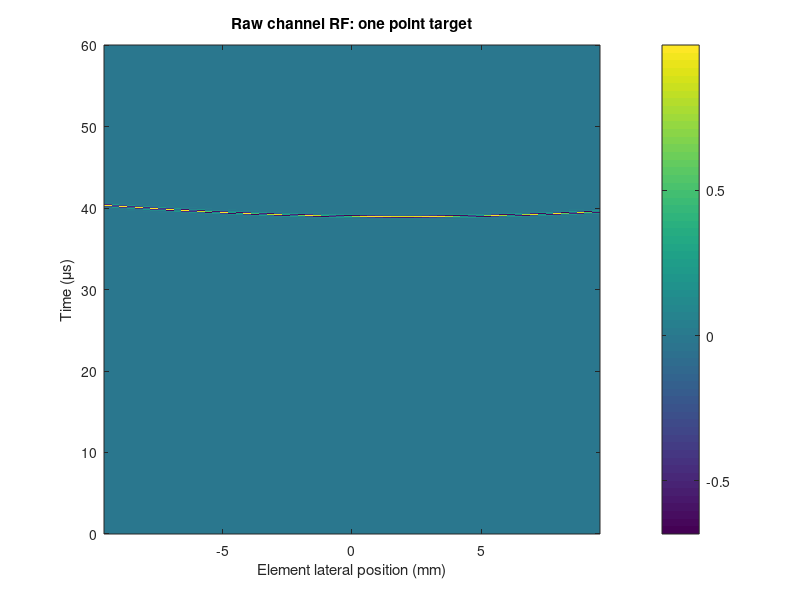
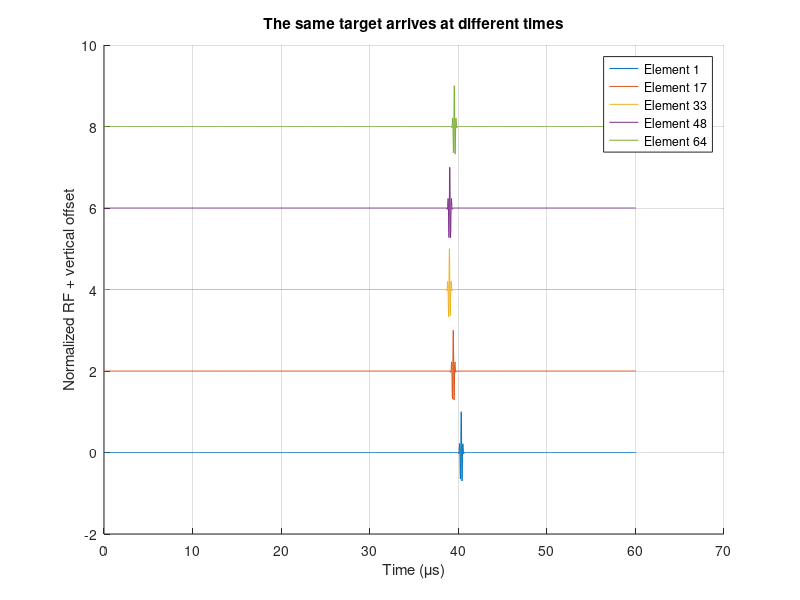
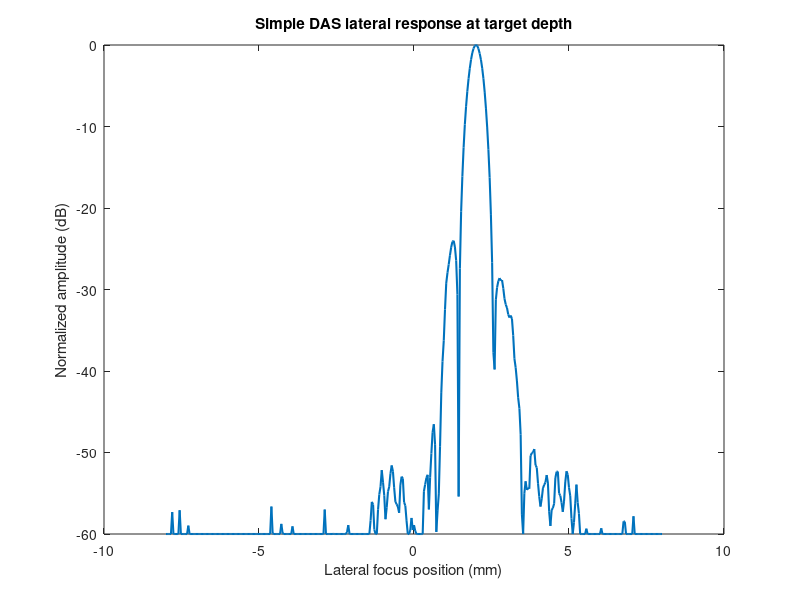

Write MATLAB code to recreate these figures, in order. (Note: this script raises an error after producing the figures.)
%% demo_synthetic_point_target.m
% Self-contained DAS teaching demo.
%
% No USTB and no external data are required.
%
% Model:
%   - 1-D linear receive array
%   - broadside plane-wave transmit
%   - one point scatterer
%   - homogeneous medium with constant sound speed
%   - Gaussian-modulated sinusoidal pulse
%
% Purpose:
%   1) visualize different echo arrival times across elements;
%   2) see why delay compensation is required;
%   3) form a simple lateral DAS response at the target depth.
%
% This is a teaching model, not a complete scanner simulator.

clear;
clc;
close all;

%% Physical and acquisition parameters
c = 1540;               % sound speed [m/s]
fs = 40e6;              % sampling frequency [Hz]
fc = 5e6;               % pulse center frequency [Hz]

n_elements = 64;
pitch = 0.30e-3;        % element pitch [m]

element_x = ((0:n_elements-1) - (n_elements-1)/2) * pitch;

% One point scatterer
target_x = 2.0e-3;      % [m]
target_z = 30e-3;       % [m]
target_amplitude = 1.0;

% Broadside plane-wave transmit:
% the wavefront reaches depth z after z/c.
tau_tx_target = target_z / c;

%% Time axis
max_depth = 45e-3;
t_end = 2 * max_depth / c + 8 / fc;
t = (0:1/fs:t_end).';
n_samples = numel(t);

%% Pulse model
% Gaussian envelope width: chosen only for an intuitive narrow-band pulse.
sigma_t = 0.55 / fc;

channel_rf = zeros(n_samples, n_elements);

for m = 1:n_elements
    rx_distance = sqrt((target_x - element_x(m))^2 + target_z^2);
    tau_rx = rx_distance / c;
    tau_total = tau_tx_target + tau_rx;

    dt = t - tau_total;
    pulse = exp(-(dt.^2) / (2*sigma_t^2)) .* cos(2*pi*fc*dt);

    channel_rf(:, m) = target_amplitude * pulse;
end

%% Figure 1: raw channel RF
figure('Color', 'w');
imagesc(element_x * 1e3, t * 1e6, channel_rf);
axis xy;
xlabel('Element lateral position (mm)');
ylabel('Time (\mus)');
title('Raw channel RF: one point target');
colorbar;

%% Figure 2: several channel waveforms
selected = round(linspace(1, n_elements, 5));

figure('Color', 'w');
hold on;
offset = 0;
for k = 1:numel(selected)
    m = selected(k);
    trace = channel_rf(:, m);
    trace = trace / max(abs(trace) + eps);
    plot(t * 1e6, trace + offset, 'DisplayName', sprintf('Element %d', m));
    offset = offset + 2;
end
xlabel('Time (\mus)');
ylabel('Normalized RF + vertical offset');
title('The same target arrives at different times');
legend('Location', 'best');
grid on;

%% DAS lateral scan at the true target depth
x_scan = linspace(-8e-3, 8e-3, 401);
das = zeros(size(x_scan));

for ix = 1:numel(x_scan)
    x_focus = x_scan(ix);
    z_focus = target_z;

    % Broadside PW transmit delay at the candidate point
    tau_tx = z_focus / c;

    focused_samples = zeros(1, n_elements);

    for m = 1:n_elements
        rx_distance = sqrt((x_focus - element_x(m))^2 + z_focus^2);
        tau_rx = rx_distance / c;
        tau_total = tau_tx + tau_rx;

        % Linear interpolation: explicit sub-sample delay sampling.
        focused_samples(m) = interp1( ...
            t, channel_rf(:, m), tau_total, 'linear', 0);
    end

    % Uniform-aperture DAS
    das(ix) = sum(focused_samples);
end

%% Normalize lateral response
% Use abs() rather than hilbert() so this demo does not require
% Signal Processing Toolbox. This is an RF sample-magnitude response,
% not a full envelope-detected B-mode image.
reference_peak = max(abs(das)) + eps;
das_mag = abs(das) / reference_peak;
das_db = 20 * log10(das_mag + eps);
das_db(das_db < -60) = -60;

figure('Color', 'w');
plot(x_scan * 1e3, das_db, 'LineWidth', 1.5);
xlabel('Lateral focus position (mm)');
ylabel('Normalized amplitude (dB)');
title('Simple DAS lateral response at target depth');
ylim([-60 0]);
xline(target_x * 1e3, '--', 'True target x');
grid on;

%% Compare with a wrong sound speed
c_wrong = 1450;
das_wrong = zeros(size(x_scan));

for ix = 1:numel(x_scan)
    x_focus = x_scan(ix);
    z_focus = target_z;

    tau_tx = z_focus / c_wrong;

    focused_samples = zeros(1, n_elements);
    for m = 1:n_elements
        rx_distance = sqrt((x_focus - element_x(m))^2 + z_focus^2);
        tau_rx = rx_distance / c_wrong;
        tau_total = tau_tx + tau_rx;

        focused_samples(m) = interp1( ...
            t, channel_rf(:, m), tau_total, 'linear', 0);
    end

    das_wrong(ix) = sum(focused_samples);
end

das_wrong_mag = abs(das_wrong) / reference_peak;
das_wrong_db = 20 * log10(das_wrong_mag + eps);
das_wrong_db(das_wrong_db < -60) = -60;

figure('Color', 'w');
plot(x_scan * 1e3, das_db, 'LineWidth', 1.5);
hold on;
plot(x_scan * 1e3, das_wrong_db, '--', 'LineWidth', 1.5);
xlabel('Lateral focus position (mm)');
ylabel('Normalized amplitude (dB)');
title('Correct vs wrong sound-speed model');
legend(sprintf('Beamforming c = %d m/s', c), ...
       sprintf('Beamforming c = %d m/s', c_wrong), ...
       'Location', 'best');
ylim([-60 0]);
grid on;

fprintf('Synthetic DAS demo finished.\n');
fprintf('Array: %d elements, pitch = %.3f mm\n', n_elements, pitch*1e3);
fprintf('Target: x = %.2f mm, z = %.2f mm\n', target_x*1e3, target_z*1e3);
fprintf('fs = %.1f MHz, fc = %.1f MHz\n', fs/1e6, fc/1e6);
